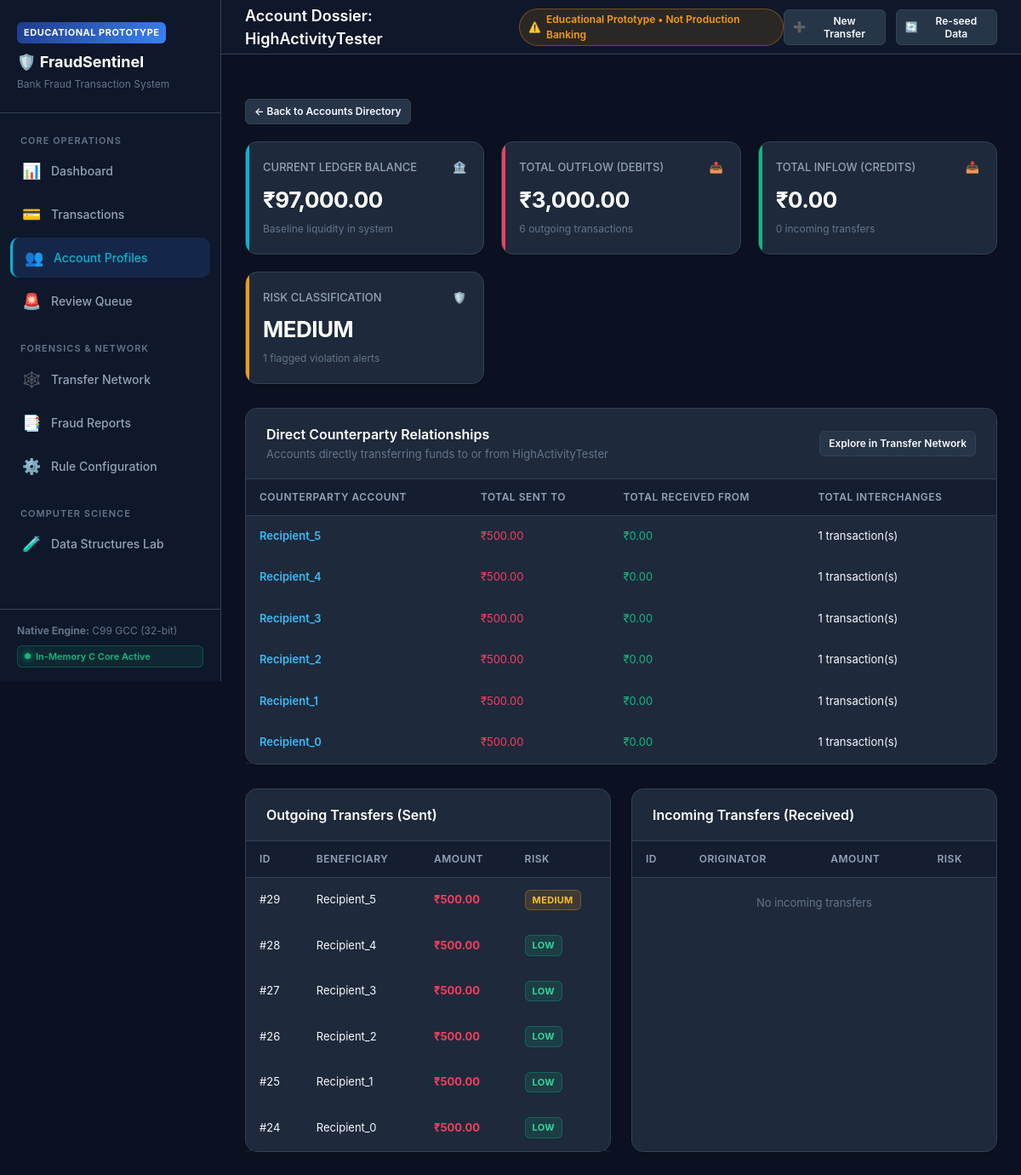
Page /accounts/HighActivityTester on the committed database.
### tables this page shows
CREATE TABLE accounts (
        account_name TEXT PRIMARY KEY,
        balance REAL DEFAULT 100000.0,
        total_sent REAL DEFAULT 0.0,
        total_received REAL DEFAULT 0.0,
        transaction_count INTEGER DEFAULT 0,
        flagged_count INTEGER DEFAULT 0,
        risk_level TEXT DEFAULT 'LOW',
        created_at TEXT DEFAULT CURRENT_TIMESTAMP
    );

CREATE TABLE transactions (
        id INTEGER PRIMARY KEY,
        sender TEXT NOT NULL,
        receiver TEXT NOT NULL,
        amount REAL NOT NULL,
        timestamp TEXT NOT NULL,
        category TEXT DEFAULT 'Transfer',
        risk_score INTEGER DEFAULT 0,
        risk_level TEXT DEFAULT 'LOW',
        is_flagged INTEGER DEFAULT 0,
        flag_reason TEXT,
        review_status TEXT DEFAULT 'PENDING',
        analyst_notes TEXT
    );

### routes/account_routes.py (the view)
@accounts_bp.route('/accounts/<account_name>')
def account_detail(account_name: str):
    conn = database.get_db_connection()
    cursor = conn.cursor()
    cursor.execute("SELECT * FROM accounts WHERE account_name = ?", (account_name,))
    account = cursor.fetchone()
    if not account:
        conn.close()
        abort(404, description="Account not found")
    account = dict(account)
    cursor.execute("""
    SELECT * FROM transactions WHERE sender = ? ORDER BY id DESC
    """, (account_name,))
    outgoing = [dict(r) for r in cursor.fetchall()]
    cursor.execute("""
    SELECT * FROM transactions WHERE receiver = ? ORDER BY id DESC
    """, (account_name,))
    incoming = [dict(r) for r in cursor.fetchall()]
    counterparties = {}
    for tx in outgoing:
        target = tx['receiver']
        if target not in counterparties:
            counterparties[target] = {'sent_to': 0.0, 'recv_from': 0.0, 'count': 0}
        counterparties[target]['sent_to'] += tx['amount']
        counterparties[target]['count'] += 1
    for tx in incoming:
        src = tx['sender']
        if src not in counterparties:
            counterparties[src] = {'sent_to': 0.0, 'recv_from': 0.0, 'count': 0}
        counterparties[src]['recv_from'] += tx['amount']
        counterparties[src]['count'] += 1
    conn.close()
    return render_template(
        'accounts/detail.html',
        account=account,
        outgoing=outgoing,
        incoming=incoming,
        counterparties=counterparties
    )

### database.py (called while the page is built)
def get_db_connection() -> sqlite3.Connection:
    os.makedirs(DATA_DIR, exist_ok=True)
    conn = sqlite3.connect(DB_PATH)
    conn.row_factory = sqlite3.Row
    return conn

### templates/accounts/detail.html
{% extends "base.html" %}
{% block title %}Account Dossier: {{ account.account_name }}{% endblock %}
{% block content %}
<div style="margin-bottom:20px;">
  <a href="{{ url_for('accounts.list_accounts') }}" class="btn btn-secondary btn-sm">&larr; Back to Accounts Directory</a>
</div>
<div class="stats-grid">
  <div class="stat-card cyan">
    <div class="stat-header">
      <span>CURRENT LEDGER BALANCE</span>
      <span>🏦</span>
    </div>
    <div class="stat-value">₹{{ "{:,.2f}".format(account.balance) }}</div>
    <div class="stat-sub">Baseline liquidity in system</div>
  </div>
  <div class="stat-card rose">
    <div class="stat-header">
      <span>TOTAL OUTFLOW (DEBITS)</span>
      <span>📤</span>
    </div>
    <div class="stat-value">₹{{ "{:,.2f}".format(account.total_sent) }}</div>
    <div class="stat-sub">{{ outgoing|length }} outgoing transactions</div>
  </div>
  <div class="stat-card emerald">
    <div class="stat-header">
      <span>TOTAL INFLOW (CREDITS)</span>
      <span>📥</span>
    </div>
    <div class="stat-value">₹{{ "{:,.2f}".format(account.total_received) }}</div>
    <div class="stat-sub">{{ incoming|length }} incoming transfers</div>
  </div>
  <div class="stat-card {% if account.risk_level == 'HIGH' %}rose{% elif account.risk_level == 'MEDIUM' %}amber{% else %}emerald{% endif %}">
    <div class="stat-header">
      <span>RISK CLASSIFICATION</span>
      <span>🛡️</span>
    </div>
    <div class="stat-value">{{ account.risk_level }}</div>
    <div class="stat-sub">{{ account.flagged_count }} flagged violation alerts</div>
  </div>
</div>
<div class="card">
  <div class="card-header">
    <div>
      <div class="card-title">Direct Counterparty Relationships</div>
      <div class="card-subtitle">Accounts directly transferring funds to or from {{ account.account_name }}</div>
    </div>
    <a href="{{ url_for('network.network_view') }}" class="btn btn-secondary btn-sm">Explore in Transfer Network</a>
  </div>
  <div class="card-body" style="padding:0;">
    <div class="table-responsive">
      <table class="table">
        <thead>
          <tr>
            <th>Counterparty Account</th>
            <th>Total Sent To</th>
            <th>Total Received From</th>
            <th>Total Interchanges</th>
          </tr>
        </thead>
        <tbody>
          {% if counterparties %}
            {% for cp_name, data in counterparties.items() %}
            <tr>
              <td>
                <a href="{{ url_for('accounts.account_detail', account_name=cp_name) }}" style="color:#38bdf8;font-weight:600;text-decoration:none;">
                  {{ cp_name }}
                </a>
              </td>
              <td><span style="color:#f43f5e;">₹{{ "{:,.2f}".format(data.sent_to) }}</span></td>
              <td><span style="color:#10b981;">₹{{ "{:,.2f}".format(data.recv_from) }}</span></td>
              <td>{{ data.count }} transaction(s)</td>
            </tr>
            {% endfor %}
          {% else %}
            <tr>
              <td colspan="4" style="text-align:center;padding:24px;color:#64748b;">No counterparty relationships recorded.</td>
            </tr>
          {% endif %}
        </tbody>
      </table>
    </div>
  </div>
</div>
<div style="display:grid;grid-template-columns:1fr 1fr;gap:24px;">
  <div class="card">
    <div class="card-header">
      <div class="card-title">Outgoing Transfers (Sent)</div>
    </div>
    <div class="card-body" style="padding:0;">
      <div class="table-responsive">
        <table class="table">
          <thead>
            <tr>
              <th>ID</th>
              <th>Beneficiary</th>
              <th>Amount</th>
              <th>Risk</th>
            </tr>
          </thead>
          <tbody>
            {% if outgoing %}
              {% for tx in outgoing %}
              <tr>
                <td>#{{ tx.id }}</td>
                <td>{{ tx.receiver }}</td>
                <td><strong style="color:#f43f5e;">₹{{ "{:,.2f}".format(tx.amount) }}</strong></td>
                <td><span class="badge-risk badge-risk-{{ tx.risk_level.lower() }}">{{ tx.risk_level }}</span></td>
              </tr>
              {% endfor %}
            {% else %}
              <tr><td colspan="4" style="text-align:center;padding:20px;color:#64748b;">No outgoing transfers</td></tr>
            {% endif %}
          </tbody>
        </table>
      </div>
    </div>
  </div>
  <div class="card">
    <div class="card-header">
      <div class="card-title">Incoming Transfers (Received)</div>
    </div>
    <div class="card-body" style="padding:0;">
      <div class="table-responsive">
        <table class="table">
          <thead>
            <tr>
              <th>ID</th>
              <th>Originator</th>
              <th>Amount</th>
              <th>Risk</th>
            </tr>
          </thead>
          <tbody>
            {% if incoming %}
              {% for tx in incoming %}
              <tr>
                <td>#{{ tx.id }}</td>
                <td>{{ tx.sender }}</td>
                <td><strong style="color:#10b981;">₹{{ "{:,.2f}".format(tx.amount) }}</strong></td>
                <td><span class="badge-risk badge-risk-{{ tx.risk_level.lower() }}">{{ tx.risk_level }}</span></td>
              </tr>
              {% endfor %}
            {% else %}
              <tr><td colspan="4" style="text-align:center;padding:20px;color:#64748b;">No incoming transfers</td></tr>
            {% endif %}
          </tbody>
        </table>
      </div>
    </div>
  </div>
</div>
{% endblock %}

### rows in the picture
accounts: account_name "HighActivityTester", balance "97,000.00", total_sent "3,000.00", total_received "0.00", risk_level "MEDIUM", flagged_count "1"
transactions: receiver "Recipient_5", sent_to "500.00", recv_from "0.00", count "1", id "29", amount "500.00", risk_level "MEDIUM"
transactions: receiver "Recipient_4", sent_to "500.00", recv_from "0.00", count "1", id "28", amount "500.00", risk_level "LOW"
transactions: receiver "Recipient_3", sent_to "500.00", recv_from "0.00", count "1", id "27", amount "500.00", risk_level "LOW"
transactions: receiver "Recipient_2", sent_to "500.00", recv_from "0.00", count "1", id "26", amount "500.00", risk_level "LOW"
transactions: receiver "Recipient_1", sent_to "500.00", recv_from "0.00", count "1", id "25", amount "500.00", risk_level "LOW"
transactions: receiver "Recipient_0", sent_to "500.00", recv_from "0.00", count "1", id "24", amount "500.00", risk_level "LOW"

### other values in the picture
{{ prototype_label }} "EDUCATIONAL PROTOTYPE"
{{ outgoing|length }} "6"
{{ incoming|length }} "0"
